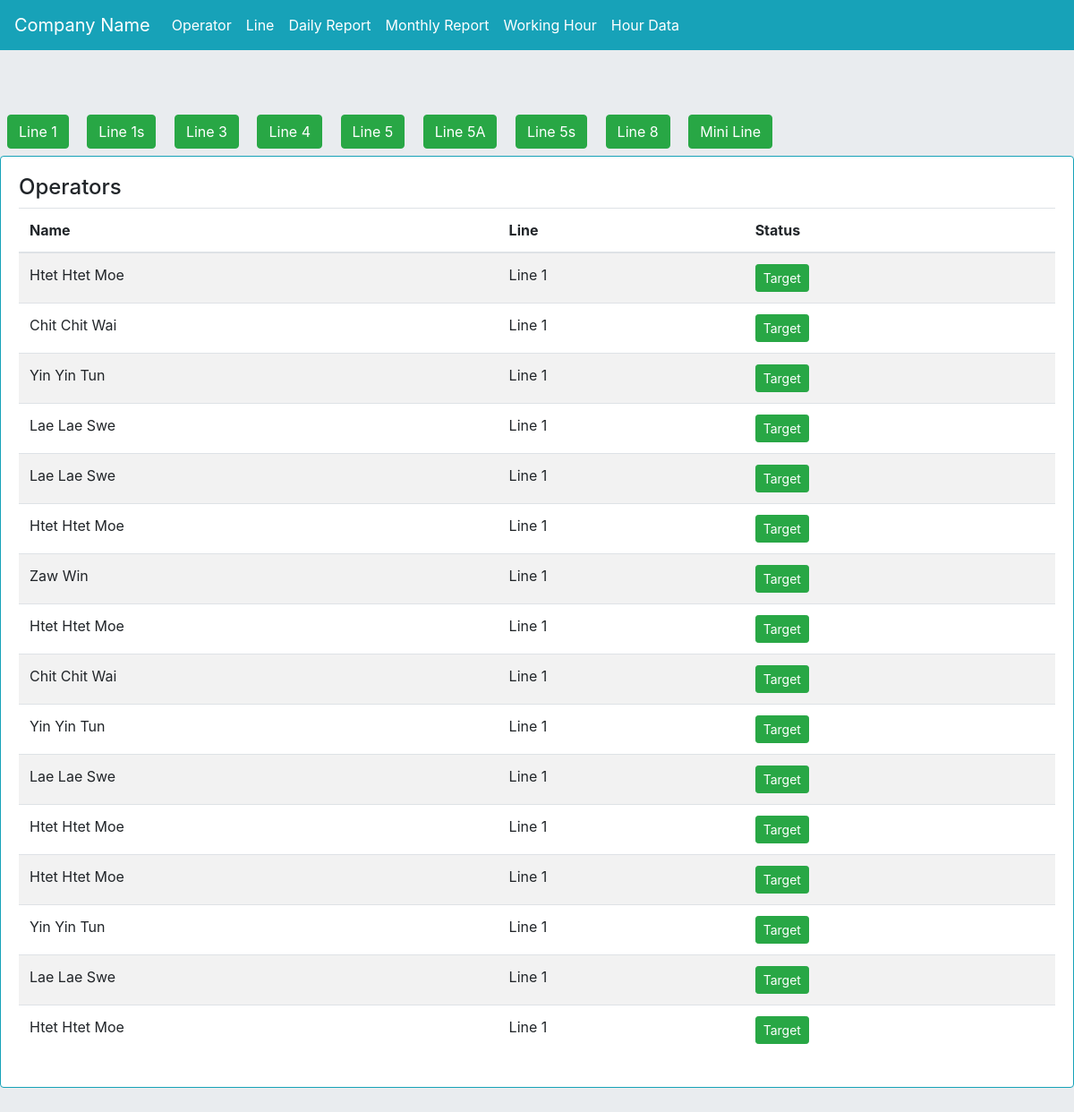
/operatortarget/1/, run on an earlier commit of the app's database.
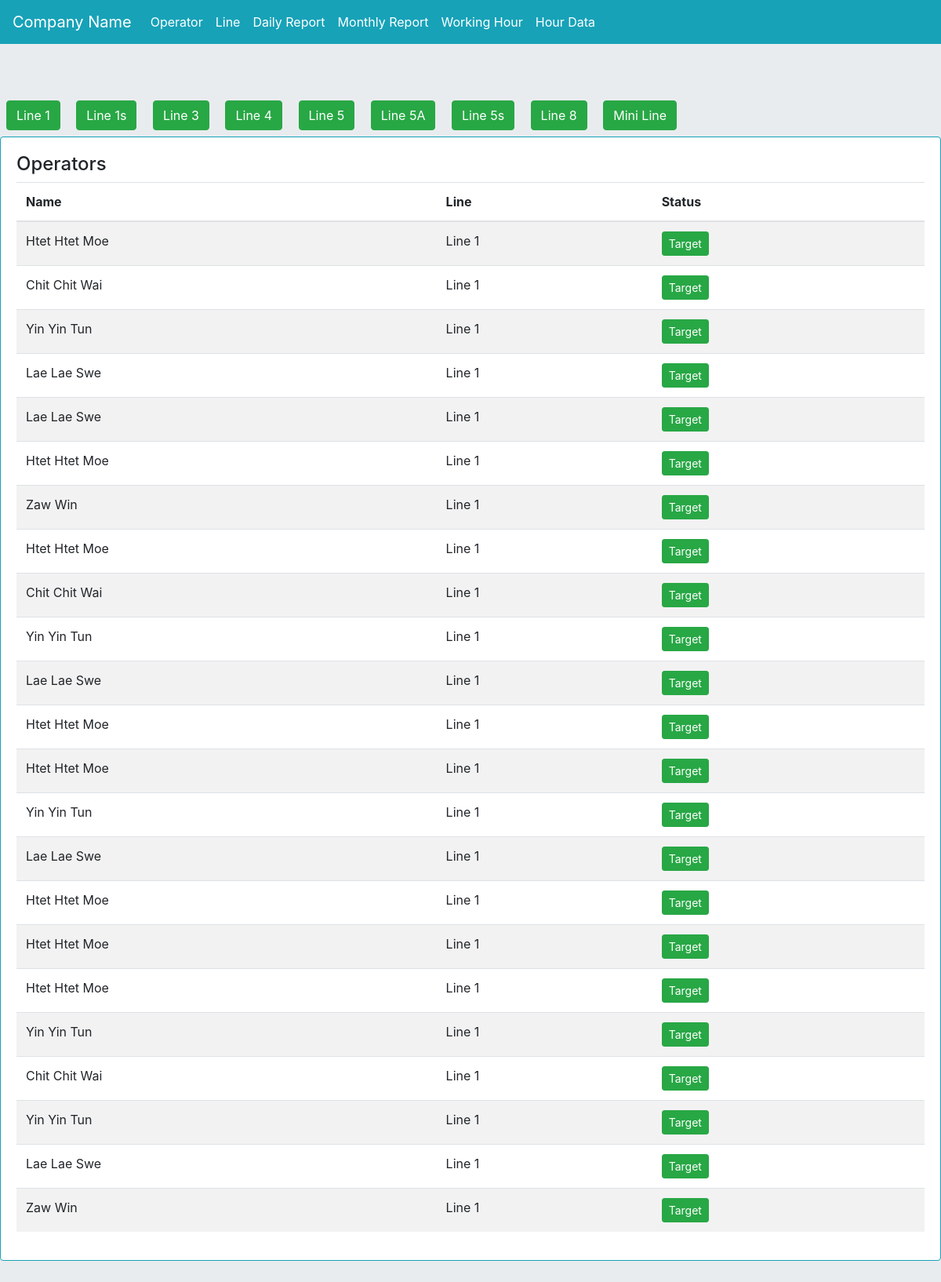
And on a later commit of the database.
### myapp/models.py (models this page shows, shortened)
class line(models.Model):
    line_name = models.CharField(max_length=255)
    target = models.PositiveIntegerField(default=0)
    def __str__(self):
        return self.line_name

class daily_report(models.Model):
    operator_name = models.ForeignKey(operator, on_delete=models.CASCADE)
    line = models.ForeignKey(line, on_delete=models.CASCADE)
    h1 = models.PositiveIntegerField(default=0)
    h2 = models.PositiveIntegerField(default=0)
    h3 = models.PositiveIntegerField(default=0)
    h4 = models.PositiveIntegerField(default=0)
    h5 = models.PositiveIntegerField(default=0)
    h6 = models.PositiveIntegerField(default=0)
    h7 = models.PositiveIntegerField(default=0)
    h8 = models.PositiveIntegerField(default=0)
    h9 = models.PositiveIntegerField(default=0)
    h10 = models.PositiveIntegerField(default=0)
    h11 = models.PositiveIntegerField(default=0)
    h12 = models.PositiveIntegerField(default=0)
    target_qty = models.PositiveIntegerField(default=0)
    target_per = models.PositiveIntegerField(default=0)
    created_date = models.DateField(auto_now_add=True)
    updated_at = models.DateTimeField(auto_now=True)

class operator(models.Model):
    name = models.CharField(max_length=255)
    line = models.ForeignKey(line, on_delete=models.CASCADE)
    employee_code = models.CharField(max_length=255, blank=True, null=True)
    burmese = models.CharField(max_length=255, blank=True, null=True)
    role = models.CharField(max_length=255, blank=True, null=True)
    daily_target = models.PositiveIntegerField(default=0)
    status = models.BooleanField(default=False)
    def __str__(self):
        return self.name

### myapp/views.py (the view)
# urls.py: path('operatortarget/<int:id>/', views.operatortarget, name='operatortarget'),
def operatortarget(request,id):
    lis = line.objects.all()
    op = daily_report.objects.filter(line=id)
    context = {'lis':lis, 'op':op}
    return render(request, 'operatortarget.html', context)

### templates/operatortarget.html (shortened to what this page needs)
{% extends 'base.html' %}
{% block content %}
<div>
  {% for i in lis %}
  <a href="{% url 'myapp:operatortarget' i.id %}" class="btn btn-success m-2">{{i.line_name}}</a>
  {% endfor %}
</div>
<div class="card border-info mb-3">
  <div class="card-body">
<h4>Operators</h4>
<table class="table table-striped" id="operatortargettbl">
  <thead>
    <tr>
      <th scope="col">Name</th>
      <th scope="col">Line</th>
      <th scope="col">Status</th>
    </tr>
  </thead>
  <tbody>
  	{% for i in op %}
    <tr>
      <td>{{i.operator_name}}</td>
      <td>{{i.line}}</td>
      <td>
<button type="button" class="btn btn-sm btn-success" data-toggle="modal" data-target="#optTargetMoal-{{i.id}}">
  Target
</button>
      </td>
    </tr>
    {% endfor %}
  </tbody>
</table>
  </div>
</div>
{% endblock content %}

What changed in the data, as far as the page shows it:
added daily_report: operator_name "Htet Htet Moe", line "Line 1"
added daily_report: operator_name "Htet Htet Moe", line "Line 1"
added daily_report: operator_name "Yin Yin Tun", line "Line 1"
added daily_report: operator_name "Chit Chit Wai", line "Line 1"
added daily_report: operator_name "Yin Yin Tun", line "Line 1"
added daily_report: operator_name "Lae Lae Swe", line "Line 1"
added daily_report: operator_name "Zaw Win", line "Line 1"
